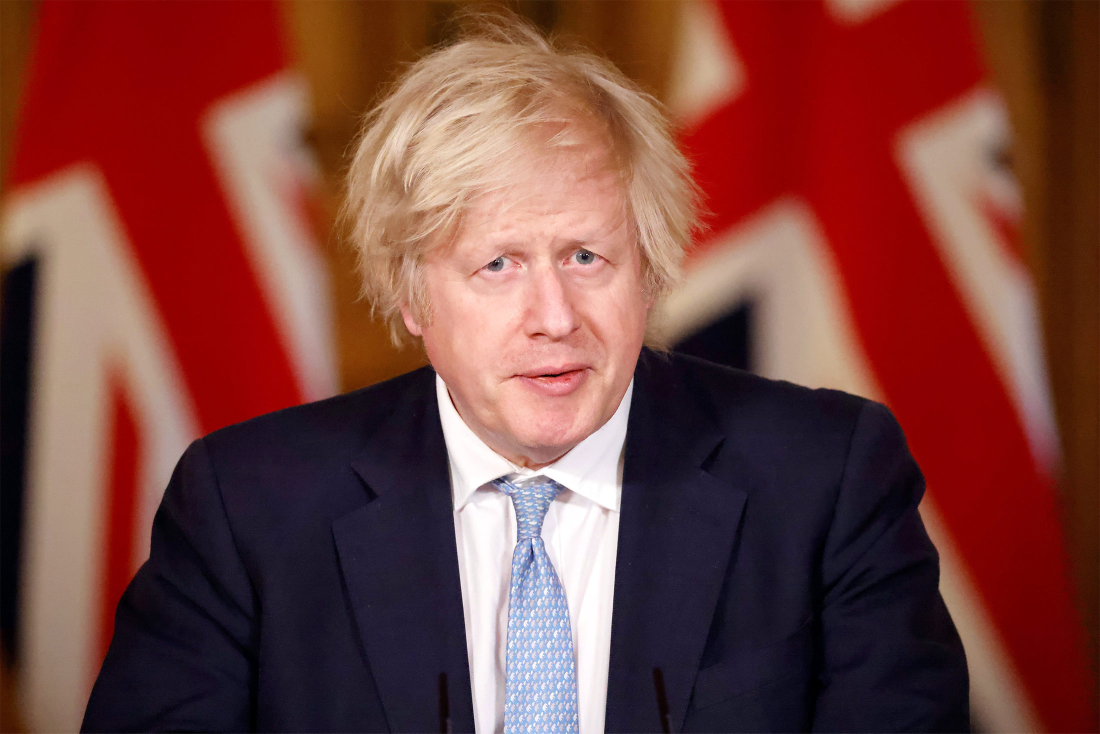
#> input picture pic/pic2.jpg, 2200 x 1467 px (shown at 1/2 size)
$ python opencv2.py
#> lines starting #> are read from the running program, lines starting #| are printed output that depends on the picture; after the words box and inside, x2 and y2 are one past the last pixel; in counts of white or black regions, pixels touching at a corner belong together
import cv2
import random

img = cv2.imread('pic/pic2.jpg', -1)
#> img is the input picture: shape (1467, 2200, 3); mean B, G, R 60.9, 66, 119.5
# print(img.shape)

# Copy part of image
# y:500-700 x:600-900
tag = img[500:700, 600:900]
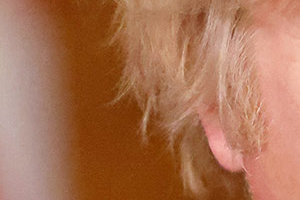
#> tag: shape (200, 300, 3); mean B, G, R 83.3, 113.9, 169.5
# Replace
img[100:300, 650:950] = tag
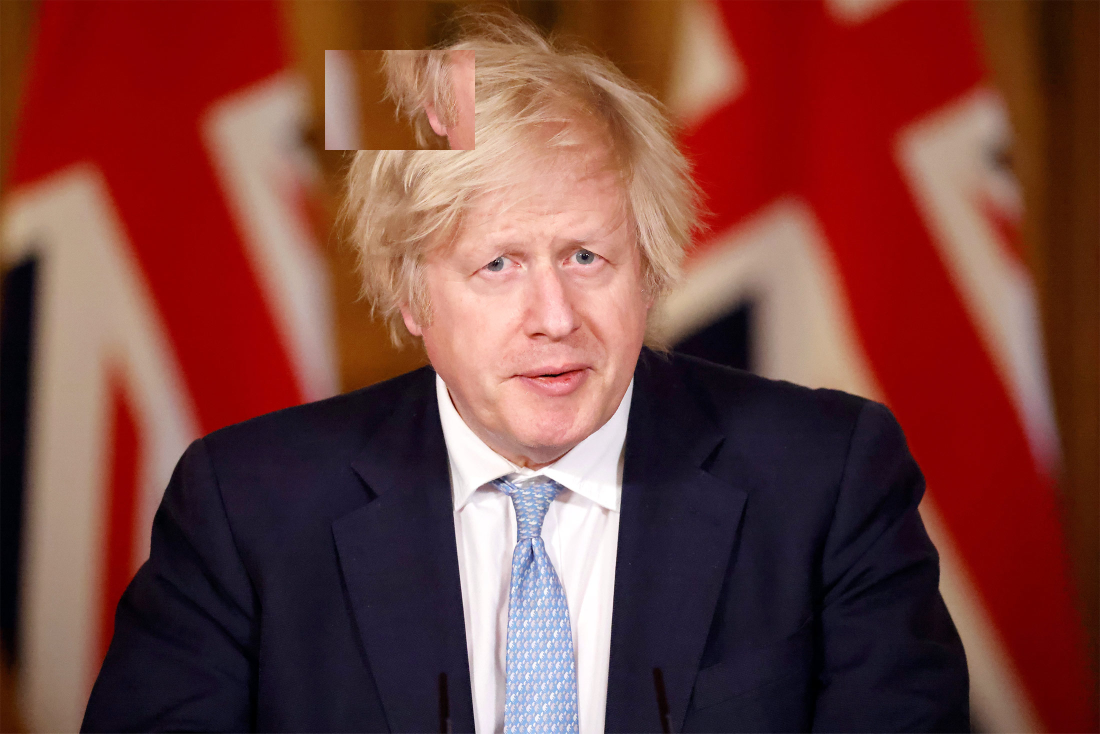
#> img: shape (1467, 2200, 3) (shown at 1/2 size); 1.86% of pixels changed, all inside (x1, y1, x2, y2) = (650, 100, 950, 300)

# Change first 100 rows to random pixels
for i in range(100):
	for j in range(img.shape[1]):
		img[i][j] = [random.randint(0, 255), random.randint(0, 255), random.randint(0, 255)]
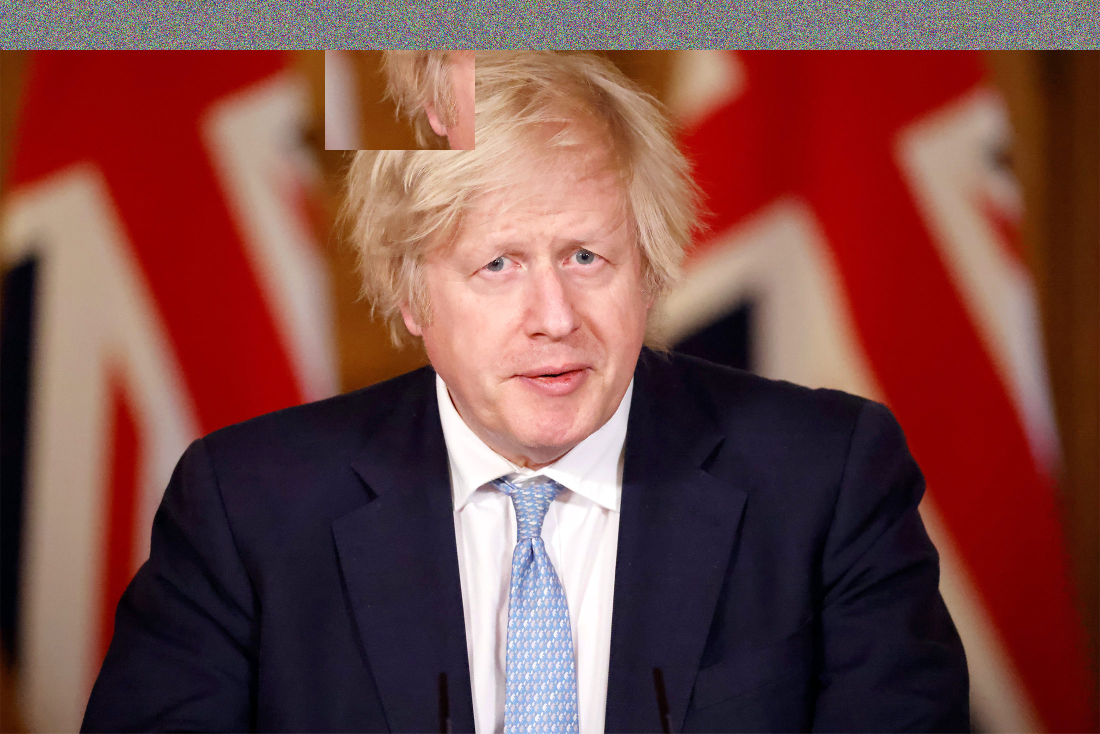
#> img: shape (1467, 2200, 3) (shown at 1/2 size); 6.82% of pixels changed, all inside (x1, y1, x2, y2) = (0, 0, 2200, 100)

cv2.imshow('Changed One', img)
cv2.waitKey(0)
cv2.destroyAllWindows()

$ run again, with pic/pic1.jpg copied over pic/pic2.jpg
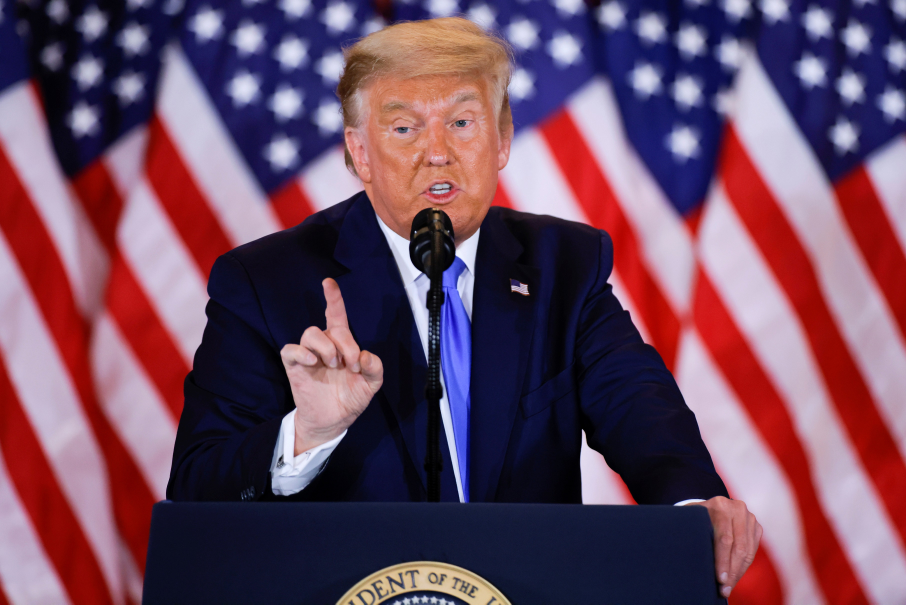
#> input picture pic/pic1.jpg, 3624 x 2417 px (shown at 1/4 size)
#> img is the input picture: shape (2417, 3624, 3); mean B, G, R 95.3, 73.8, 108.4
#> `tag = img[500:700, 600:900]`:
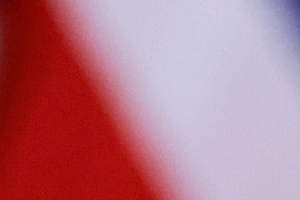
#> tag: shape (200, 300, 3); mean B, G, R 133.4, 119.2, 182.9
#> after the loop `for i in range(100):`:
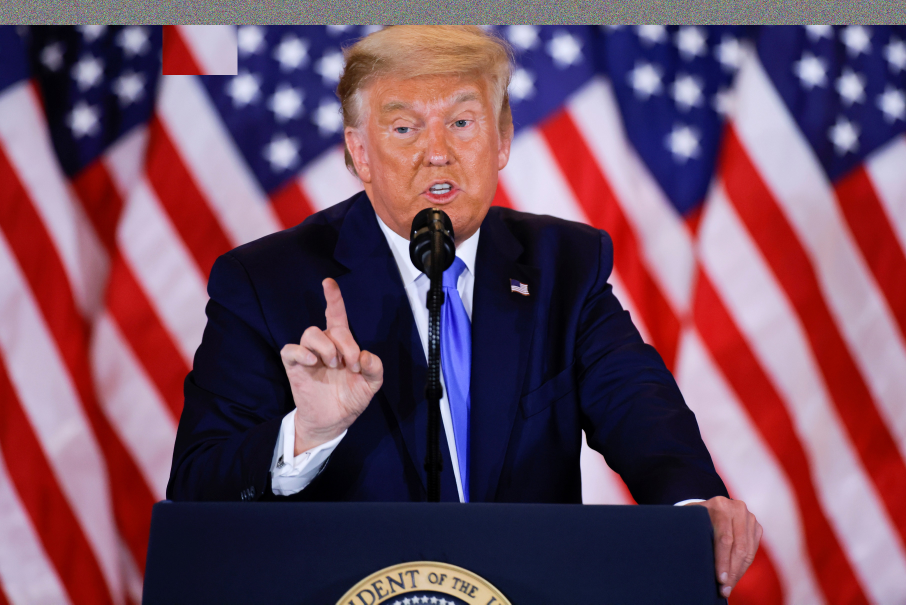
#> img: shape (2417, 3624, 3) (shown at 1/4 size); mean B, G, R 96.3, 76.7, 111.7
